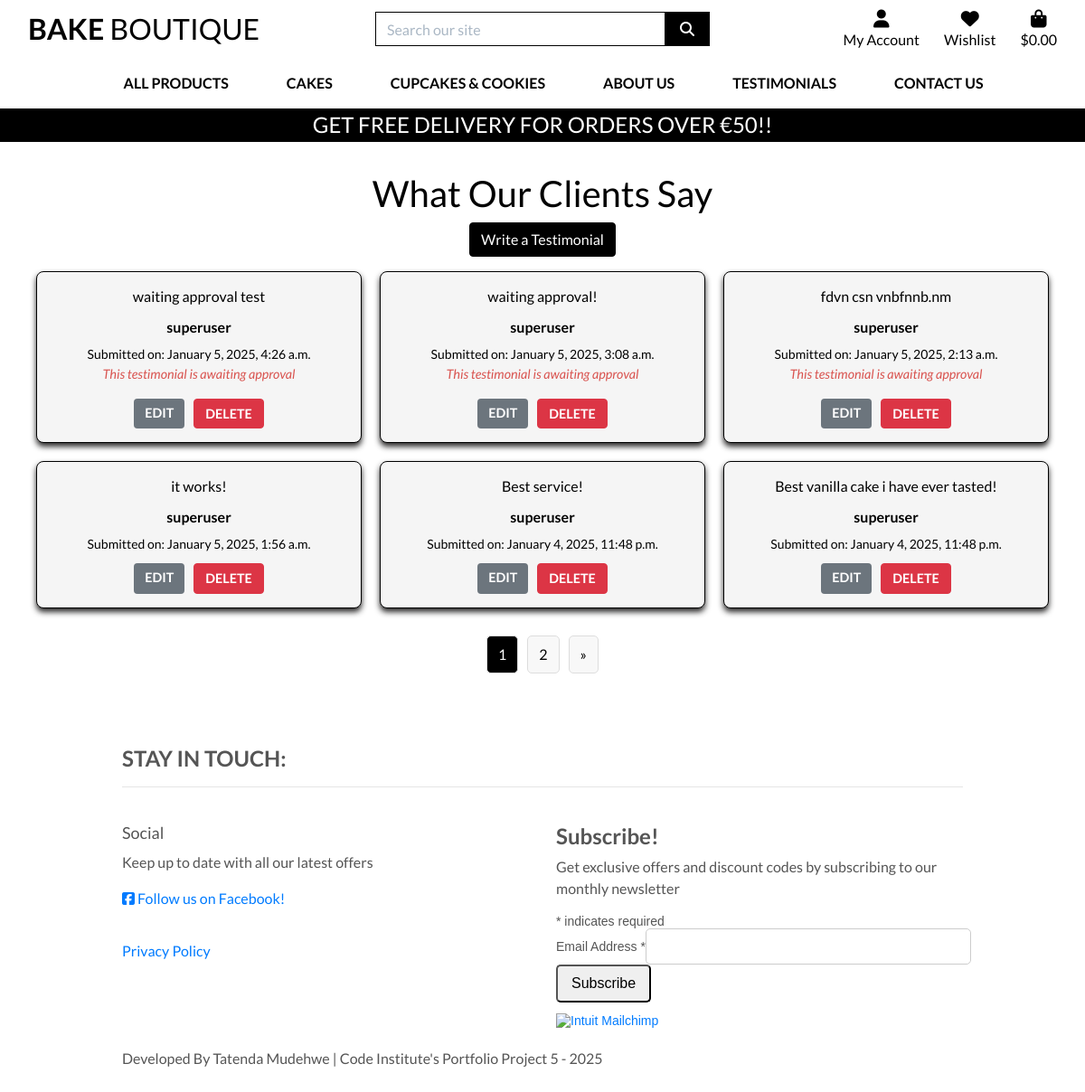
Page /testimonials/ (signed in) on the committed database.
### testimonials/models.py (models this page shows, shortened)
class Testimonial(models.Model):
    user = models.ForeignKey(User, on_delete=models.CASCADE)  # Link to the user
    content = models.TextField()  # Testimonial content
    created_at = models.DateTimeField(auto_now_add=True)  # Automatically set the creation date
    approved = models.BooleanField(default=False)  # Admin approval status
    class Meta:
        ordering = ['-created_at']  # Order by newest first

### testimonials/views.py (the view)
# urls.py: path('', views.testimonial_list, name='testimonial_list'),
def testimonial_list(request):
    if request.user.is_authenticated:
        testimonials_list = Testimonial.objects.filter(
            Q(approved=True) | Q(user=request.user)
        ).order_by('-created_at')
    else:
        testimonials_list = Testimonial.objects.filter(approved=True).order_by('-created_at')
    paginator = Paginator(testimonials_list, 6)  # 6 testimonials per page
    page_number = request.GET.get('page')
    testimonials = paginator.get_page(page_number)
    return render(request, 'testimonials/testimonial_list.html', {
        'testimonials': testimonials
    })

### bag/contexts.py (called while the page is built, shortened)
def bag_contents(request):
    bag_items = []
    total = 0
    product_count = 0
    bag = request.session.get('bag', {})
    if total < settings.FREE_DELIVERY_THRESHOLD:
        delivery = total * Decimal(settings.STANDARD_DELIVERY_PERCENTAGE / 100)
        free_delivery_delta = settings.FREE_DELIVERY_THRESHOLD - total
    else:
        delivery = 0
        free_delivery_delta = 0
    grand_total = delivery + total
    context = {
        'bag_items': bag_items,
        'total': total,
        'product_count': product_count,
        'delivery': delivery,
        'free_delivery_delta': free_delivery_delta,
        'free_delivery_threshold': settings.FREE_DELIVERY_THRESHOLD,
        'grand_total': grand_total,
    }
    return context

### testimonials/templates/testimonials/testimonial_list.html (shortened to what this page needs)
{% extends "base.html" %}
{% load static %}
{% block extra_css %}
<link rel="stylesheet" href="{% static 'testimonials/css/testimonial.css' %}">
{% endblock %}
{% block content %}
<div class="testimonial-section">
    <h1>What Our Clients Say</h1>
    {% if user.is_authenticated %}
    <div class="mb-3">
        <a href="{% url 'add_testimonial' %}" class="btn btn-primary">Write a Testimonial</a>
    </div>
    {% else %}
    <p class="log-in-message">Log in to write a testimonial.</p>
    {% endif %}
    <div class="testimonial-grid">
        {% for testimonial in testimonials %}
        <div class="testimonial-card">
            <p class="testimonial-content">{{ testimonial.content|truncatechars:100 }}</p>
            <div class="testimonial-author">{{ testimonial.user.username }}</div>
            <div class="testimonial-date">
                <small>Submitted on: {{ testimonial.created_at|date:"F j, Y, g:i a" }}</small>
            </div>
            {% if not testimonial.approved and testimonial.user == user %}
            <p class="approval-message">This testimonial is awaiting approval</p>
            {% endif %}
            {% if testimonial.user == user %}
            <div class="testimonial-actions">
                <a href="{% url 'edit_testimonial' testimonial.id %}" class="btn btn-secondary">Edit</a>
                <a href="{% url 'delete_testimonial' testimonial.id %}" class="btn btn-danger">Delete</a>
            </div>
            {% endif %}
        </div>
        {% empty %}
        <p>No testimonials available. Be the first to write one!</p>
        {% endfor %}
    </div>
    <div class="pagination">
        {% for num in testimonials.paginator.page_range %}
        <a href="?page={{ num }}" class="{% if testimonials.number == num %}active{% endif %}">{{ num }}</a>
        {% endfor %}
        {% if testimonials.has_next %}
        <a href="?page={{ testimonials.next_page_number }}">&raquo;</a>
        {% endif %}
    </div>
</div>
{% endblock %}

### static/css/base.css (style rules this page uses)
html { height: 100%; }
body { background: url('/media/homepage_background_cropped.jpeg') no-repeat center center fixed; background-size: cover; height: calc(100vh - 164px); color: #555; font-family: 'Lato'; }

### testimonials/static/testimonials/css/testimonial.css (style rules this page uses)
.testimonial-section { margin-top: 150px; text-align: center; display: flex; flex-direction: column; align-items: center; padding: 40px; border-radius: 8px; min-height: calc(100vh - 200px); box-sizing: border-box; background: none !important; color: #000; }
.testimonial-section .testimonial-grid { display: grid; grid-template-columns: repeat(3, 1fr); gap: 20px; justify-content: center; max-width: 1200px; width: 100%; }
.testimonial-section .testimonial-card { background: whitesmoke; border: 1px solid #000000; border-radius: 8px; padding: 15px; box-shadow: 0 4px 6px rgba(19, 18, 18, 0.9); text-align: center; }
.testimonial-section .testimonial-content { font-size: 1em; color: black; margin-bottom: 10px; }
.testimonial-section .testimonial-author { font-weight: bold; margin-bottom: 5px; }
.testimonial-section .pagination { display: flex; justify-content: center; margin-top: 30px; }
.testimonial-section .pagination a { margin: 0 5px; padding: 8px 12px; background: #f8f8f8; color: black; border: 1px solid #ddd; border-radius: 5px; text-decoration: none; transition: background-color 0.3s ease; }
.testimonial-section .pagination a:hover, .testimonial-section .pagination a.active { background-color: black; color: white; }
.testimonial-section .btn-primary { background-color: #000; border-color: #000; color: white; }
.approval-message { color: #d9534f; font-style: italic; font-size: 0.9rem; }
.testimonial-actions { margin-top: 10px; display: flex; justify-content: center; gap: 10px; }
.testimonial-actions .btn { font-size: 0.9rem; padding: 5px 12px; text-transform: uppercase; font-weight: bold; border-radius: 4px; transition: background-color 0.3s ease, box-shadow 0.3s ease; }
.btn-secondary { background-color: #6c757d; color: white; border: none; padding: 8px 15px; text-transform: uppercase; font-weight: bold; border-radius: 4px; transition: background-color 0.3s ease; }

### rows in the picture
Testimonial: content "waiting approval test", user.username "superuser", created_at "January 5, 2025, 4:26 a.m.", approved "This testimonial is awaiting approval", shows "EDIT"
Testimonial: content "waiting approval!", user.username "superuser", created_at "January 5, 2025, 3:08 a.m.", approved "This testimonial is awaiting approval", shows "EDIT"
Testimonial: content "fdvn csn vnbfnnb.nm", user.username "superuser", created_at "January 5, 2025, 2:13 a.m.", approved "This testimonial is awaiting approval", shows "EDIT"
Testimonial: content "it works!", user.username "superuser", created_at "January 5, 2025, 1:56 a.m.", shows "EDIT"
Testimonial: content "Best service!", user.username "superuser", created_at "January 4, 2025, 11:48 p.m.", shows "EDIT"
Testimonial: content "Best vanilla cake i have ever tasted!", user.username "superuser", created_at "January 4, 2025, 11:48 p.m.", shows "EDIT"

### other values in the picture
{{ free_delivery_threshold }} "50"
{{ num }} "1" "2"
